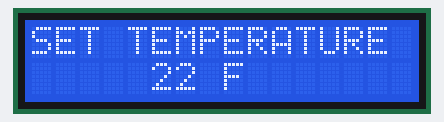
A sketch run on a simulated Arduino Uno, built with avr-gcc and run on an emulated ATmega328P. Shown: 16×2 character LCD.

Above: at 0.33 s.
At 0.83 s:
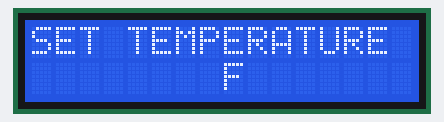

The sketch:

LCD_test.ino
```cpp
#include <LiquidCrystal_I2C.h>
LiquidCrystal_I2C lcd( 0x27, 16, 2 );

void setup()
{
  lcd.init();
  lcd.backlight();
  lcd.print( F( "SET TEMPERATURE" ) );
  lcd.setCursor( 8, 1 );
  lcd.print( F( "F" ) );
}


void loop()
{
  const  uint32_t now         = millis();
  static uint32_t blink_timer = 0;
  static bool     blink_state = false;
  static uint8_t  temperature = 22;

  if ( blink_timer == 0 || now - blink_timer >= 500 )
  {
    lcd.setCursor( 5, 1 );

    if ( blink_state == false )
    {
      lcd.print( temperature );
    }
    else
    {
      lcd.print( F( "  " ) );
    }

    blink_timer = now;
    blink_state = !blink_state;
  }
}
```

Measured:
- what the display in image 1 shows lasts 0.5 s, from 0.6 s to 1.1 s
